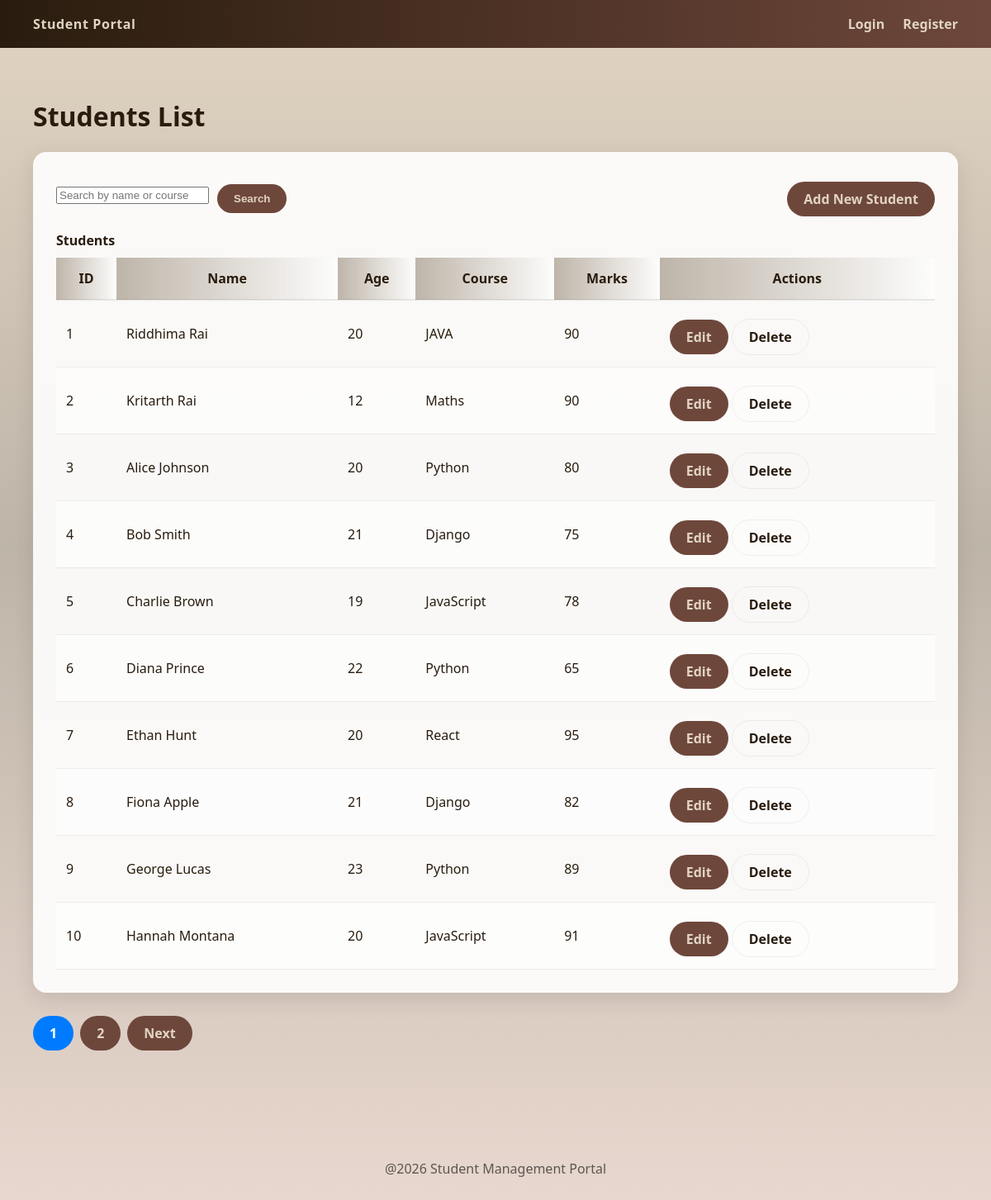
The page /students/ on the database its author committed.
### students/models.py (models this page shows, shortened)
class Student(models.Model):
    name = models.CharField(max_length=100)
    course = models.CharField(max_length=100)
    marks = models.IntegerField(validators=[MinValueValidator(0), MaxValueValidator(100)])
    age = models.IntegerField(default=18)

### students/views.py (the view)
# urls.py: path('students/', views.students_page, name='students'),
def students_page(request):
    students_qs = Student.objects.order_by('id')
    query = request.GET.get('search')
    if query:
        students_qs = students_qs.filter(name__icontains=query) | students_qs.filter(course__icontains=query)
    paginator = Paginator(students_qs, 10)
    page_number = request.GET.get('page')
    page_obj = paginator.get_page(page_number)
    return render(request, 'students.html', {
        'students': page_obj,
        'query': query
    })

### students/templates/students.html (shortened to what this page needs)
{% extends 'base.html'%}
{% block content %}
<h1>Students List</h1>
<div class="card">
    <div class="search-row">
        <form method="get" style="display:flex; gap:10px; align-items:center;">
            <input type="text" name="search" placeholder="Search by name or course" value="{{query | default:''}}">
            <button class="btn">Search</button>
        </form>
        <div style="margin-left:auto">
            <a class="btn" href="/add">Add New Student</a>
        </div>
    </div>
    <table class="table">
        <caption>Students</caption>
        <thead>
            <tr>
                <th scope="col">ID</th>
                <th scope="col">Name</th>
                <th scope="col">Age</th>
                <th scope="col">Course</th>
                <th scope="col">Marks</th>
                <th scope="col">Actions</th>
            </tr>
        </thead>
        <tbody>
            {% if students %}
                {% for student in students %}
                <tr>
                    <td>{{ forloop.counter }}</td>
                    <td>{{student.name}}</td>
                    <td>{{student.age}}</td>
                    <td>{{student.course}}</td>
                    <td>{{student.marks}}</td>
                    <td>
                        <a class="btn" href="/edit/{{student.id}}">Edit</a>
                        <a class="btn secondary" href="/delete/{{student.id}}">Delete</a>
                    </td>
                </tr>
                {% endfor %}
            {% else %}
                <tr>
                    <td colspan="6">No students found.</td>
                </tr>
            {% endif %}
        </tbody>
    </table>
</div>
    {% if students.paginator.num_pages > 1 %}
    <nav class="pagination" aria-label="Page navigation">
        <ul style="display:flex; gap:8px; list-style:none; padding:0; margin-top:16px; align-items:center;">
            {% for num in students.paginator.page_range %}
                {% if students.number == num %}
                    <li><span class="btn current" style="background:#007bff;color:#fff">{{ num }}</span></li>
                {% else %}
                    <li><a class="btn" href="?page={{ num }}{% if query %}&search={{ query }}{% endif %}">{{ num }}</a></li>
                {% endif %}
            {% endfor %}
            {% if students.has_next %}
                <li><a class="btn" href="?page={{ students.next_page_number }}{% if query %}&search={{ query }}{% endif %}">Next</a></li>
            {% endif %}
        </ul>
    </nav>
    {% endif %}
{% endblock %}

### students/templates/base.html (shortened to what this page needs)
{% load static %}
<!DOCTYPE html>
<html>
    <head>
        <link rel="stylesheet" href="{%static 'css/style.css'%}">
    </head>
    <body>
        <header class="navbar">
            <div class="logo">Student Portal</div>
            <nav>
                {% if user.is_authenticated %}
                    <span class="user-greeting">Welcome, {{ user.username }}!</span>
                    <a href="{% url 'home' %}">Home</a>
                    <a href="{% url 'students' %}">Students</a>
                    <a href="{% url 'add_student' %}">Add Student</a>
                    <a href="{% url 'change_password' %}">Change Password</a>
                    <a href="{% url 'logout' %}" class="btn-logout">Logout</a>
                {% else %}
                    <a href="{% url 'login' %}">Login</a>
                    <a href="{% url 'register' %}">Register</a>
                {% endif %}
            </nav>
        </header>
        <div class="container">
            {% block content %}
            {% endblock %}
        </div>
        <footer class="footer">
            <p>@2026 Student Management Portal</p>
        </footer>
    </body>
</html>

### students/static/css/style.css (style rules this page uses)
:root { --brown-dark: #291C0E; --brown: #6E473B; --tan: #A78D78; --beige: #BEB5A9; --cream: #E1D4C2; --muted-text: rgba(0,0,0,0.6); }
body { margin:0; font-family: 'Segoe UI', Tahoma, Geneva, Verdana, sans-serif; background: linear-gradient(180deg, var(--cream) 0%, var(--beige) 45%, #E9D8CF 100%); color:var(--brown-dark); }
.navbar { background: linear-gradient(90deg, var(--brown-dark), var(--brown)); color:var(--cream); display:flex; justify-content:space-between; align-items:center; padding:18px 40px; }
.navbar .logo { font-weight:700; letter-spacing:0.6px; color:var(--cream); }
.navbar a { color:var(--cream); margin-left:18px; text-decoration:none; font-weight:600; }
.container { padding:40px; }
.card { background: rgba(255,255,255,0.9); padding:28px; border-radius:16px; box-shadow: 0 8px 24px rgba(46, 41, 38, 0.12); margin-bottom:20px; }
.btn { display:inline-block; margin-top:8px; padding:10px 20px; background:var(--brown); color:var(--cream); border:none; border-radius:24px; text-decoration:none; cursor:pointer; font-weight:600; }
.btn.secondary { background:transparent; color:var(--brown-dark); border:1px solid rgba(0,0,0,0.06); }
.table { width:100%; background:transparent; border-collapse:collapse; box-shadow:none; }
.table caption { caption-side:top; text-align:left; font-weight:700; padding-bottom:10px; }
.table th, .table td { padding:14px 12px; border-bottom:1px solid rgba(0,0,0,0.06); }
.table thead th { background: linear-gradient(90deg, var(--beige), rgba(255,255,255,0.6)); color:var(--brown-dark); border-bottom:2px solid rgba(0,0,0,0.08); }
.table tbody tr:nth-child(even) { background: rgba(255,255,255,0.6); }
.search-row { display:flex; gap:10px; align-items:center; margin-bottom:18px; }
.search-row input { max-width:360px; }
.footer { text-align:center; background:transparent; color:var(--muted-text); padding:30px 10px; margin-top:30px; }

### rows shown on the page
Student: name "Riddhima Rai", age "20", course "JAVA", marks "90"
Student: name "Kritarth Rai", age "12", course "Maths", marks "90"
Student: name "Alice Johnson", age "20", course "Python", marks "80"
Student: name "Bob Smith", age "21", course "Django", marks "75"
Student: name "Charlie Brown", age "19", course "JavaScript", marks "78"
Student: name "Diana Prince", age "22", course "Python", marks "65"
Student: name "Ethan Hunt", age "20", course "React", marks "95"
Student: name "Fiona Apple", age "21", course "Django", marks "82"
Student: name "George Lucas", age "23", course "Python", marks "89"
Student: name "Hannah Montana", age "20", course "JavaScript", marks "91"

### other values the page prints
{{ num }} "1"
{{ num }} "2"
